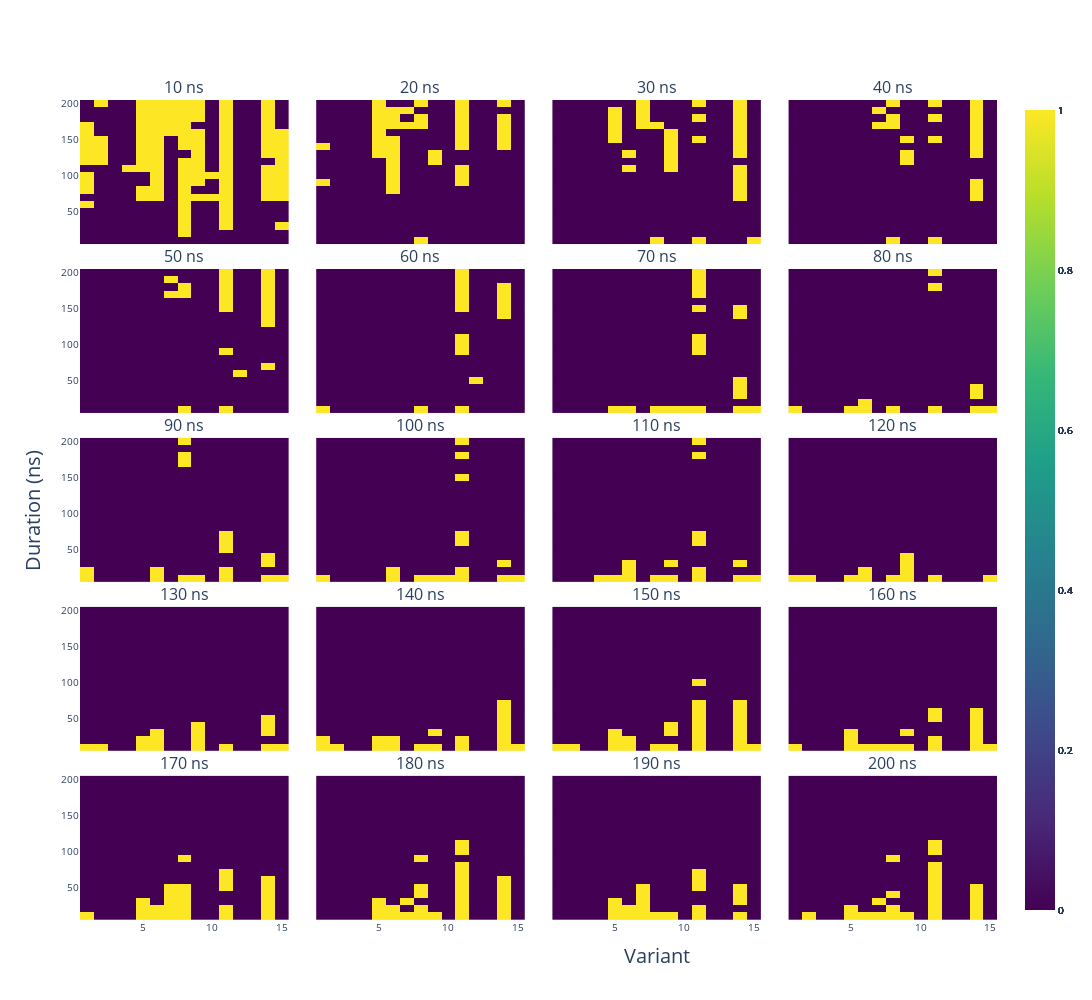

Write notebook code for a chart like this one.
### Code cell
import plotly.subplots as sp

fig = sp.make_subplots(rows=5, cols=4, subplot_titles=[f"{i*10} ns" for i in range(1,21)], 
                       shared_xaxes=True, shared_yaxes=True, vertical_spacing=0.03, horizontal_spacing=0.03, 
                       column_width=[0.8]*4, row_heights=[0.2, 0.2, 0.2, 0.2, 0.2], specs=[[{'type': 'heatmap'}]*4]*5, 
                       print_grid=False, )
fig.update_layout(height=1000, width=1200, font=dict(size=10))

for i in range(1, 21):
    results = []
    for j in range(1, 21):
        row = []
        for c in range(0, 15):
            f_value, p_value = stats.f_oneway(dfs[j-1].iloc[:, c], dfs[i-1].iloc[:, c])
            if p_value < 0.05:
                row.append(1)
            else:
                row.append(0)
        results.append(row)
    results = np.array(results)
    percentage = 100 * np.count_nonzero(results) / results.size
    print(f"Percentage of significant's over the total for {(i)*10}: {percentage:.2f}%")
    
    heatmap = go.Heatmap(z=results, x=[i for i in range(1,16)], y=[(j)*10 for j in range(1,21)], colorscale='Viridis')
    row = (i-1) // 4 + 1
    col = (i-1) % 4 + 1
    fig.add_trace(heatmap, row=row, col=col)
    
fig.update_xaxes(title_text='Variant', row=5, col=3, title_font=dict(size=20), automargin=True)
fig.update_yaxes(title_text='Duration (ns)', row=3, col=1, title_font=dict(size=20))

fig.show()

### Figure 1 — Plotly figure (JSON) as saved in the notebook; plotly's stock layout.template omitted (floating-point values rounded to 4 significant figures; data arrays with more than 128 entries replaced by an {"elided": "..."} marker saying what was removed)
{"data": [{"colorscale": [[0, "#440154"], [0.1111, "#482878"], [0.2222, "#3e4989"], [0.3333, "#31688e"], [0.4444, "#26828e"], [0.5556, "#1f9e89"], [0.6667, "#35b779"], [0.7778, "#6ece58"], [0.8889, "#b5de2b"], [1, "#fde725"]], "type": "heatmap", "x": [1, 2, 3, 4, 5, 6, 7, 8, 9, 10, 11, 12, 13, 14, 15], "xaxis": "x", "y": [10, 20, 30, 40, 50, 60, 70, 80, 90, 100, 110, 120, 130, 140, 150, 160, 170, 180, 190, 200], "yaxis": "y", "z": {"elided": "20x15 int values"}}, {"colorscale": [[0, "#440154"], [0.1111, "#482878"], [0.2222, "#3e4989"], [0.3333, "#31688e"], [0.4444, "#26828e"], [0.5556, "#1f9e89"], [0.6667, "#35b779"], [0.7778, "#6ece58"], [0.8889, "#b5de2b"], [1, "#fde725"]], "type": "heatmap", "x": [1, 2, 3, 4, 5, 6, 7, 8, 9, 10, 11, 12, 13, 14, 15], "xaxis": "x2", "y": [10, 20, 30, 40, 50, 60, 70, 80, 90, 100, 110, 120, 130, 140, 150, 160, 170, 180, 190, 200], "yaxis": "y2", "z": {"elided": "20x15 int values"}}, {"colorscale": [[0, "#440154"], [0.1111, "#482878"], [0.2222, "#3e4989"], [0.3333, "#31688e"], [0.4444, "#26828e"], [0.5556, "#1f9e89"], [0.6667, "#35b779"], [0.7778, "#6ece58"], [0.8889, "#b5de2b"], [1, "#fde725"]], "type": "heatmap", "x": [1, 2, 3, 4, 5, 6, 7, 8, 9, 10, 11, 12, 13, 14, 15], "xaxis": "x3", "y": [10, 20, 30, 40, 50, 60, 70, 80, 90, 100, 110, 120, 130, 140, 150, 160, 170, 180, 190, 200], "yaxis": "y3", "z": {"elided": "20x15 int values"}}, {"colorscale": [[0, "#440154"], [0.1111, "#482878"], [0.2222, "#3e4989"], [0.3333, "#31688e"], [0.4444, "#26828e"], [0.5556, "#1f9e89"], [0.6667, "#35b779"], [0.7778, "#6ece58"], [0.8889, "#b5de2b"], [1, "#fde725"]], "type": "heatmap", "x": [1, 2, 3, 4, 5, 6, 7, 8, 9, 10, 11, 12, 13, 14, 15], "xaxis": "x4", "y": [10, 20, 30, 40, 50, 60, 70, 80, 90, 100, 110, 120, 130, 140, 150, 160, 170, 180, 190, 200], "yaxis": "y4", "z": {"elided": "20x15 int values"}}, {"colorscale": [[0, "#440154"], [0.1111, "#482878"], [0.2222, "#3e4989"], [0.3333, "#31688e"], [0.4444, "#26828e"], [0.5556, "#1f9e89"], [0.6667, "#35b779"], [0.7778, "#6ece58"], [0.8889, "#b5de2b"], [1, "#fde725"]], "type": "heatmap", "x": [1, 2, 3, 4, 5, 6, 7, 8, 9, 10, 11, 12, 13, 14, 15], "xaxis": "x5", "y": [10, 20, 30, 40, 50, 60, 70, 80, 90, 100, 110, 120, 130, 140, 150, 160, 170, 180, 190, 200], "yaxis": "y5", "z": {"elided": "20x15 int values"}}, {"colorscale": [[0, "#440154"], [0.1111, "#482878"], [0.2222, "#3e4989"], [0.3333, "#31688e"], [0.4444, "#26828e"], [0.5556, "#1f9e89"], [0.6667, "#35b779"], [0.7778, "#6ece58"], [0.8889, "#b5de2b"], [1, "#fde725"]], "type": "heatmap", "x": [1, 2, 3, 4, 5, 6, 7, 8, 9, 10, 11, 12, 13, 14, 15], "xaxis": "x6", "y": [10, 20, 30, 40, 50, 60, 70, 80, 90, 100, 110, 120, 130, 140, 150, 160, 170, 180, 190, 200], "yaxis": "y6", "z": {"elided": "20x15 int values"}}, {"colorscale": [[0, "#440154"], [0.1111, "#482878"], [0.2222, "#3e4989"], [0.3333, "#31688e"], [0.4444, "#26828e"], [0.5556, "#1f9e89"], [0.6667, "#35b779"], [0.7778, "#6ece58"], [0.8889, "#b5de2b"], [1, "#fde725"]], "type": "heatmap", "x": [1, 2, 3, 4, 5, 6, 7, 8, 9, 10, 11, 12, 13, 14, 15], "xaxis": "x7", "y": [10, 20, 30, 40, 50, 60, 70, 80, 90, 100, 110, 120, 130, 140, 150, 160, 170, 180, 190, 200], "yaxis": "y7", "z": {"elided": "20x15 int values"}}, {"colorscale": [[0, "#440154"], [0.1111, "#482878"], [0.2222, "#3e4989"], [0.3333, "#31688e"], [0.4444, "#26828e"], [0.5556, "#1f9e89"], [0.6667, "#35b779"], [0.7778, "#6ece58"], [0.8889, "#b5de2b"], [1, "#fde725"]], "type": "heatmap", "x": [1, 2, 3, 4, 5, 6, 7, 8, 9, 10, 11, 12, 13, 14, 15], "xaxis": "x8", "y": [10, 20, 30, 40, 50, 60, 70, 80, 90, 100, 110, 120, 130, 140, 150, 160, 170, 180, 190, 200], "yaxis": "y8", "z": {"elided": "20x15 int values"}}, {"colorscale": [[0, "#440154"], [0.1111, "#482878"], [0.2222, "#3e4989"], [0.3333, "#31688e"], [0.4444, "#26828e"], [0.5556, "#1f9e89"], [0.6667, "#35b779"], [0.7778, "#6ece58"], [0.8889, "#b5de2b"], [1, "#fde725"]], "type": "heatmap", "x": [1, 2, 3, 4, 5, 6, 7, 8, 9, 10, 11, 12, 13, 14, 15], "xaxis": "x9", "y": [10, 20, 30, 40, 50, 60, 70, 80, 90, 100, 110, 120, 130, 140, 150, 160, 170, 180, 190, 200], "yaxis": "y9", "z": {"elided": "20x15 int values"}}, {"colorscale": [[0, "#440154"], [0.1111, "#482878"], [0.2222, "#3e4989"], [0.3333, "#31688e"], [0.4444, "#26828e"], [0.5556, "#1f9e89"], [0.6667, "#35b779"], [0.7778, "#6ece58"], [0.8889, "#b5de2b"], [1, "#fde725"]], "type": "heatmap", "x": [1, 2, 3, 4, 5, 6, 7, 8, 9, 10, 11, 12, 13, 14, 15], "xaxis": "x10", "y": [10, 20, 30, 40, 50, 60, 70, 80, 90, 100, 110, 120, 130, 140, 150, 160, 170, 180, 190, 200], "yaxis": "y10", "z": {"elided": "20x15 int values"}}, {"colorscale": [[0, "#440154"], [0.1111, "#482878"], [0.2222, "#3e4989"], [0.3333, "#31688e"], [0.4444, "#26828e"], [0.5556, "#1f9e89"], [0.6667, "#35b779"], [0.7778, "#6ece58"], [0.8889, "#b5de2b"], [1, "#fde725"]], "type": "heatmap", "x": [1, 2, 3, 4, 5, 6, 7, 8, 9, 10, 11, 12, 13, 14, 15], "xaxis": "x11", "y": [10, 20, 30, 40, 50, 60, 70, 80, 90, 100, 110, 120, 130, 140, 150, 160, 170, 180, 190, 200], "yaxis": "y11", "z": {"elided": "20x15 int values"}}, {"colorscale": [[0, "#440154"], [0.1111, "#482878"], [0.2222, "#3e4989"], [0.3333, "#31688e"], [0.4444, "#26828e"], [0.5556, "#1f9e89"], [0.6667, "#35b779"], [0.7778, "#6ece58"], [0.8889, "#b5de2b"], [1, "#fde725"]], "type": "heatmap", "x": [1, 2, 3, 4, 5, 6, 7, 8, 9, 10, 11, 12, 13, 14, 15], "xaxis": "x12", "y": [10, 20, 30, 40, 50, 60, 70, 80, 90, 100, 110, 120, 130, 140, 150, 160, 170, 180, 190, 200], "yaxis": "y12", "z": {"elided": "20x15 int values"}}, {"colorscale": [[0, "#440154"], [0.1111, "#482878"], [0.2222, "#3e4989"], [0.3333, "#31688e"], [0.4444, "#26828e"], [0.5556, "#1f9e89"], [0.6667, "#35b779"], [0.7778, "#6ece58"], [0.8889, "#b5de2b"], [1, "#fde725"]], "type": "heatmap", "x": [1, 2, 3, 4, 5, 6, 7, 8, 9, 10, 11, 12, 13, 14, 15], "xaxis": "x13", "y": [10, 20, 30, 40, 50, 60, 70, 80, 90, 100, 110, 120, 130, 140, 150, 160, 170, 180, 190, 200], "yaxis": "y13", "z": {"elided": "20x15 int values"}}, {"colorscale": [[0, "#440154"], [0.1111, "#482878"], [0.2222, "#3e4989"], [0.3333, "#31688e"], [0.4444, "#26828e"], [0.5556, "#1f9e89"], [0.6667, "#35b779"], [0.7778, "#6ece58"], [0.8889, "#b5de2b"], [1, "#fde725"]], "type": "heatmap", "x": [1, 2, 3, 4, 5, 6, 7, 8, 9, 10, 11, 12, 13, 14, 15], "xaxis": "x14", "y": [10, 20, 30, 40, 50, 60, 70, 80, 90, 100, 110, 120, 130, 140, 150, 160, 170, 180, 190, 200], "yaxis": "y14", "z": {"elided": "20x15 int values"}}, {"colorscale": [[0, "#440154"], [0.1111, "#482878"], [0.2222, "#3e4989"], [0.3333, "#31688e"], [0.4444, "#26828e"], [0.5556, "#1f9e89"], [0.6667, "#35b779"], [0.7778, "#6ece58"], [0.8889, "#b5de2b"], [1, "#fde725"]], "type": "heatmap", "x": [1, 2, 3, 4, 5, 6, 7, 8, 9, 10, 11, 12, 13, 14, 15], "xaxis": "x15", "y": [10, 20, 30, 40, 50, 60, 70, 80, 90, 100, 110, 120, 130, 140, 150, 160, 170, 180, 190, 200], "yaxis": "y15", "z": {"elided": "20x15 int values"}}, {"colorscale": [[0, "#440154"], [0.1111, "#482878"], [0.2222, "#3e4989"], [0.3333, "#31688e"], [0.4444, "#26828e"], [0.5556, "#1f9e89"], [0.6667, "#35b779"], [0.7778, "#6ece58"], [0.8889, "#b5de2b"], [1, "#fde725"]], "type": "heatmap", "x": [1, 2, 3, 4, 5, 6, 7, 8, 9, 10, 11, 12, 13, 14, 15], "xaxis": "x16", "y": [10, 20, 30, 40, 50, 60, 70, 80, 90, 100, 110, 120, 130, 140, 150, 160, 170, 180, 190, 200], "yaxis": "y16", "z": {"elided": "20x15 int values"}}, {"colorscale": [[0, "#440154"], [0.1111, "#482878"], [0.2222, "#3e4989"], [0.3333, "#31688e"], [0.4444, "#26828e"], [0.5556, "#1f9e89"], [0.6667, "#35b779"], [0.7778, "#6ece58"], [0.8889, "#b5de2b"], [1, "#fde725"]], "type": "heatmap", "x": [1, 2, 3, 4, 5, 6, 7, 8, 9, 10, 11, 12, 13, 14, 15], "xaxis": "x17", "y": [10, 20, 30, 40, 50, 60, 70, 80, 90, 100, 110, 120, 130, 140, 150, 160, 170, 180, 190, 200], "yaxis": "y17", "z": {"elided": "20x15 int values"}}, {"colorscale": [[0, "#440154"], [0.1111, "#482878"], [0.2222, "#3e4989"], [0.3333, "#31688e"], [0.4444, "#26828e"], [0.5556, "#1f9e89"], [0.6667, "#35b779"], [0.7778, "#6ece58"], [0.8889, "#b5de2b"], [1, "#fde725"]], "type": "heatmap", "x": [1, 2, 3, 4, 5, 6, 7, 8, 9, 10, 11, 12, 13, 14, 15], "xaxis": "x18", "y": [10, 20, 30, 40, 50, 60, 70, 80, 90, 100, 110, 120, 130, 140, 150, 160, 170, 180, 190, 200], "yaxis": "y18", "z": {"elided": "20x15 int values"}}, {"colorscale": [[0, "#440154"], [0.1111, "#482878"], [0.2222, "#3e4989"], [0.3333, "#31688e"], [0.4444, "#26828e"], [0.5556, "#1f9e89"], [0.6667, "#35b779"], [0.7778, "#6ece58"], [0.8889, "#b5de2b"], [1, "#fde725"]], "type": "heatmap", "x": [1, 2, 3, 4, 5, 6, 7, 8, 9, 10, 11, 12, 13, 14, 15], "xaxis": "x19", "y": [10, 20, 30, 40, 50, 60, 70, 80, 90, 100, 110, 120, 130, 140, 150, 160, 170, 180, 190, 200], "yaxis": "y19", "z": {"elided": "20x15 int values"}}, {"colorscale": [[0, "#440154"], [0.1111, "#482878"], [0.2222, "#3e4989"], [0.3333, "#31688e"], [0.4444, "#26828e"], [0.5556, "#1f9e89"], [0.6667, "#35b779"], [0.7778, "#6ece58"], [0.8889, "#b5de2b"], [1, "#fde725"]], "type": "heatmap", "x": [1, 2, 3, 4, 5, 6, 7, 8, 9, 10, 11, 12, 13, 14, 15], "xaxis": "x20", "y": [10, 20, 30, 40, 50, 60, 70, 80, 90, 100, 110, 120, 130, 140, 150, 160, 170, 180, 190, 200], "yaxis": "y20", "z": {"elided": "20x15 int values"}}], "layout": {"annotations": [{"font": {"size": 16}, "showarrow": false, "text": "10 ns", "x": 0.1138, "xanchor": "center", "xref": "paper", "y": 1, "yanchor": "bottom", "yref": "paper"}, {"font": {"size": 16}, "showarrow": false, "text": "20 ns", "x": 0.3712, "xanchor": "center", "xref": "paper", "y": 1, "yanchor": "bottom", "yref": "paper"}, {"font": {"size": 16}, "showarrow": false, "text": "30 ns", "x": 0.6288, "xanchor": "center", "xref": "paper", "y": 1, "yanchor": "bottom", "yref": "paper"}, {"font": {"size": 16}, "showarrow": false, "text": "40 ns", "x": 0.8862, "xanchor": "center", "xref": "paper", "y": 1, "yanchor": "bottom", "yref": "paper"}, {"font": {"size": 16}, "showarrow": false, "text": "50 ns", "x": 0.1138, "xanchor": "center", "xref": "paper", "y": 0.794, "yanchor": "bottom", "yref": "paper"}, {"font": {"size": 16}, "showarrow": false, "text": "60 ns", "x": 0.3712, "xanchor": "center", "xref": "paper", "y": 0.794, "yanchor": "bottom", "yref": "paper"}, {"font": {"size": 16}, "showarrow": false, "text": "70 ns", "x": 0.6288, "xanchor": "center", "xref": "paper", "y": 0.794, "yanchor": "bottom", "yref": "paper"}, {"font": {"size": 16}, "showarrow": false, "text": "80 ns", "x": 0.8862, "xanchor": "center", "xref": "paper", "y": 0.794, "yanchor": "bottom", "yref": "paper"}, {"font": {"size": 16}, "showarrow": false, "text": "90 ns", "x": 0.1138, "xanchor": "center", "xref": "paper", "y": 0.588, "yanchor": "bottom", "yref": "paper"}, {"font": {"size": 16}, "showarrow": false, "text": "100 ns", "x": 0.3712, "xanchor": "center", "xref": "paper", "y": 0.588, "yanchor": "bottom", "yref": "paper"}, {"font": {"size": 16}, "showarrow": false, "text": "110 ns", "x": 0.6288, "xanchor": "center", "xref": "paper", "y": 0.588, "yanchor": "bottom", "yref": "paper"}, {"font": {"size": 16}, "showarrow": false, "text": "120 ns", "x": 0.8862, "xanchor": "center", "xref": "paper", "y": 0.588, "yanchor": "bottom", "yref": "paper"}, {"font": {"size": 16}, "showarrow": false, "text": "130 ns", "x": 0.1138, "xanchor": "center", "xref": "paper", "y": 0.382, "yanchor": "bottom", "yref": "paper"}, {"font": {"size": 16}, "showarrow": false, "text": "140 ns", "x": 0.3712, "xanchor": "center", "xref": "paper", "y": 0.382, "yanchor": "bottom", "yref": "paper"}, {"font": {"size": 16}, "showarrow": false, "text": "150 ns", "x": 0.6288, "xanchor": "center", "xref": "paper", "y": 0.382, "yanchor": "bottom", "yref": "paper"}, {"font": {"size": 16}, "showarrow": false, "text": "160 ns", "x": 0.8862, "xanchor": "center", "xref": "paper", "y": 0.382, "yanchor": "bottom", "yref": "paper"}, {"font": {"size": 16}, "showarrow": false, "text": "170 ns", "x": 0.1138, "xanchor": "center", "xref": "paper", "y": 0.176, "yanchor": "bottom", "yref": "paper"}, {"font": {"size": 16}, "showarrow": false, "text": "180 ns", "x": 0.3712, "xanchor": "center", "xref": "paper", "y": 0.176, "yanchor": "bottom", "yref": "paper"}, {"font": {"size": 16}, "showarrow": false, "text": "190 ns", "x": 0.6288, "xanchor": "center", "xref": "paper", "y": 0.176, "yanchor": "bottom", "yref": "paper"}, {"font": {"size": 16}, "showarrow": false, "text": "200 ns", "x": 0.8862, "xanchor": "center", "xref": "paper", "y": 0.176, "yanchor": "bottom", "yref": "paper"}], "font": {"size": 10}, "height": 1000, "width": 1200, "xaxis": {"anchor": "y", "domain": [0, 0.2275], "matches": "x17", "showticklabels": false}, "xaxis10": {"anchor": "y10", "domain": [0.2575, 0.485], "matches": "x18", "showticklabels": false}, "xaxis11": {"anchor": "y11", "domain": [0.515, 0.7425], "matches": "x19", "showticklabels": false}, "xaxis12": {"anchor": "y12", "domain": [0.7725, 1], "matches": "x20", "showticklabels": false}, "xaxis13": {"anchor": "y13", "domain": [0, 0.2275], "matches": "x17", "showticklabels": false}, "xaxis14": {"anchor": "y14", "domain": [0.2575, 0.485], "matches": "x18", "showticklabels": false}, "xaxis15": {"anchor": "y15", "domain": [0.515, 0.7425], "matches": "x19", "showticklabels": false}, "xaxis16": {"anchor": "y16", "domain": [0.7725, 1], "matches": "x20", "showticklabels": false}, "xaxis17": {"anchor": "y17", "domain": [0, 0.2275]}, "xaxis18": {"anchor": "y18", "domain": [0.2575, 0.485]}, "xaxis19": {"anchor": "y19", "automargin": true, "domain": [0.515, 0.7425], "title": {"font": {"size": 20}, "text": "Variant"}}, "xaxis2": {"anchor": "y2", "domain": [0.2575, 0.485], "matches": "x18", "showticklabels": false}, "xaxis20": {"anchor": "y20", "domain": [0.7725, 1]}, "xaxis3": {"anchor": "y3", "domain": [0.515, 0.7425], "matches": "x19", "showticklabels": false}, "xaxis4": {"anchor": "y4", "domain": [0.7725, 1], "matches": "x20", "showticklabels": false}, "xaxis5": {"anchor": "y5", "domain": [0, 0.2275], "matches": "x17", "showticklabels": false}, "xaxis6": {"anchor": "y6", "domain": [0.2575, 0.485], "matches": "x18", "showticklabels": false}, "xaxis7": {"anchor": "y7", "domain": [0.515, 0.7425], "matches": "x19", "showticklabels": false}, "xaxis8": {"anchor": "y8", "domain": [0.7725, 1], "matches": "x20", "showticklabels": false}, "xaxis9": {"anchor": "y9", "domain": [0, 0.2275], "matches": "x17", "showticklabels": false}, "yaxis": {"anchor": "x", "domain": [0.824, 1]}, "yaxis10": {"anchor": "x10", "domain": [0.412, 0.588], "matches": "y9", "showticklabels": false}, "yaxis11": {"anchor": "x11", "domain": [0.412, 0.588], "matches": "y9", "showticklabels": false}, "yaxis12": {"anchor": "x12", "domain": [0.412, 0.588], "matches": "y9", "showticklabels": false}, "yaxis13": {"anchor": "x13", "domain": [0.206, 0.382]}, "yaxis14": {"anchor": "x14", "domain": [0.206, 0.382], "matches": "y13", "showticklabels": false}, "yaxis15": {"anchor": "x15", "domain": [0.206, 0.382], "matches": "y13", "showticklabels": false}, "yaxis16": {"anchor": "x16", "domain": [0.206, 0.382], "matches": "y13", "showticklabels": false}, "yaxis17": {"anchor": "x17", "domain": [0, 0.176]}, "yaxis18": {"anchor": "x18", "domain": [0, 0.176], "matches": "y17", "showticklabels": false}, "yaxis19": {"anchor": "x19", "domain": [0, 0.176], "matches": "y17", "showticklabels": false}, "yaxis2": {"anchor": "x2", "domain": [0.824, 1], "matches": "y", "showticklabels": false}, "yaxis20": {"anchor": "x20", "domain": [0, 0.176], "matches": "y17", "showticklabels": false}, "yaxis3": {"anchor": "x3", "domain": [0.824, 1], "matches": "y", "showticklabels": false}, "yaxis4": {"anchor": "x4", "domain": [0.824, 1], "matches": "y", "showticklabels": false}, "yaxis5": {"anchor": "x5", "domain": [0.618, 0.794]}, "yaxis6": {"anchor": "x6", "domain": [0.618, 0.794], "matches": "y5", "showticklabels": false}, "yaxis7": {"anchor": "x7", "domain": [0.618, 0.794], "matches": "y5", "showticklabels": false}, "yaxis8": {"anchor": "x8", "domain": [0.618, 0.794], "matches": "y5", "showticklabels": false}, "yaxis9": {"anchor": "x9", "domain": [0.412, 0.588], "title": {"font": {"size": 20}, "text": "Duration (ns)"}}}}
